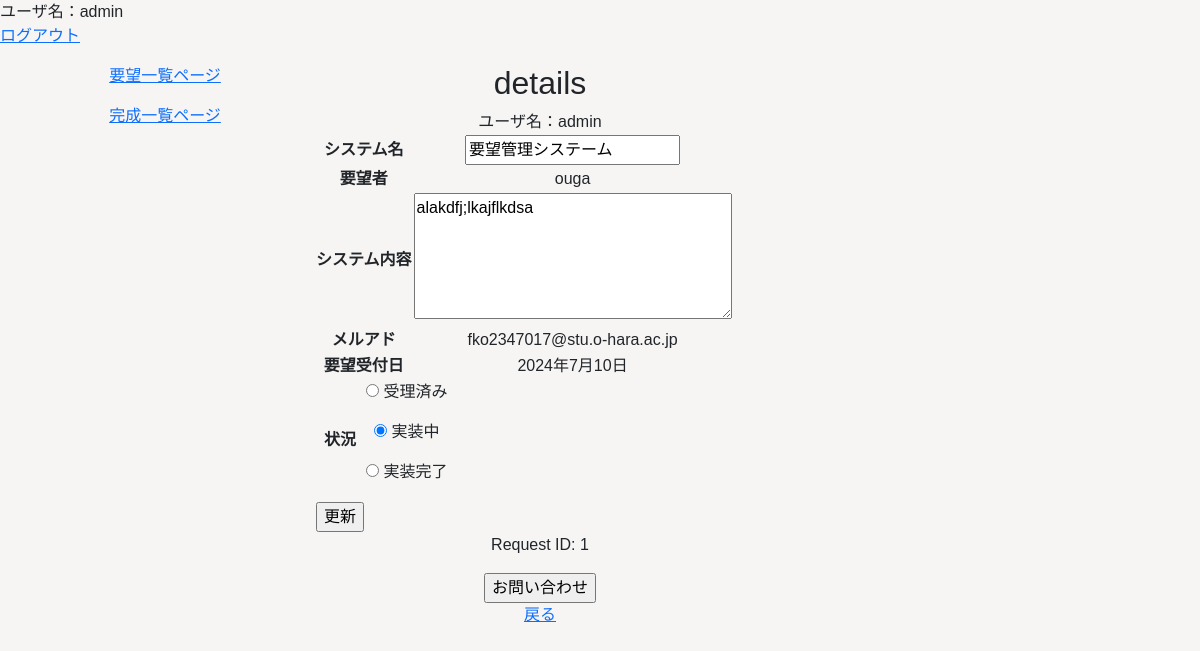
The page /detail/1 (signed in) on the database its author committed.
### User/models.py (models this page shows)
class CustomUser(AbstractUser):
    pass

### Management/models.py (models this page shows, shortened)
class Request(models.Model):
    request_id = models.AutoField(primary_key=True)
    name = models.CharField(max_length=100, null=False, blank=False)
    system_name = models.CharField(max_length=100, null=False, blank=False, default='default')
    system_overview = models.CharField(max_length=1000, null=False, blank=False, default='default')
    mail = models.EmailField(max_length=100, null=False, blank=False)
    date = models.DateField(auto_now_add=True, null=False, blank=False)
    status = models.IntegerField(default=0)

### Management/views.py (the view)
# urls.py: path("detail/<int:id>",views.detail, name="detail"),
@login_required
def detail(request,id):
    template = loader.get_template("Management/detail.html")
    data = Request.objects.get(request_id=id)
    context = {
        "data":data,
        "user":request.user,
    }
    return HttpResponse(template.render(context, request))

### Management/templates/Management/detail.html (shortened to what this page needs)
{% extends 'Management/base.html' %}
{% block contents %}
<body>
    <h2>details</h2>
    <div>
        ユーザ名：{{ user }}
    </div>
    <div>
        <form method="post" action="{% url 'Management:detail_update' data.request_id %}">
        <table>
            <tr>
                <th>
                    システム名
                </th>
                <td>
                    <input name="system_name" type="text" value="{{data.system_name}}">
                </td>
            </tr>
            <tr>
                <th>
                    要望者
                </th>
                <td>
                    {{data.name}}
                </td>
            </tr>
            <tr>
                <th>
                    システム内容
                </th>
                <td>
                    <textarea name="system_overview" cols="32" rows="5">{{data.system_overview}}</textarea>
                </td>
            </tr>
            <tr>
                <th>
                    メルアド
                </th>
                <td>
                    {{data.mail}}
                </td>
            </tr>
            <tr>
                <th>
                    要望受付日
                </th>
                <td>
                    {{data.date}}
                </td>
            </tr>
            <table>
            <tr>
                <th>
                    状況
                </th>
                <td>
                    <p><input type="radio" id="zero" name="status" value="0" {% if data.status == 0 %}checked{%endif%} />
                    <label for="zero">受理済み</label></p>
                    <p><input type="radio" id="one" name="status" value="1"  {% if data.status == 1 %}checked{%endif%} />
                    <label for="one">実装中</label></p>
                    <p><input type="radio" id="two" name="status" value="2"  {% if data.status == 2 %}checked{%endif%} />
                    <label for="two">実装完了</label></p>
                </td>
            </tr>
            <tr>
                <td><input type="submit" value="更新"></td>
            </tr>
            </table>
        </table>
        </form>
            <form  method="post" action="{% url 'inquiry:index' data.request_id %}">
                <p>Request ID: {{ data.request_id }}</p>
                <tr>
                    <th>
                        <input type="submit" value="お問い合わせ">
                    </th>
                </tr>
            </form>
        <a href="/">戻る</a>
    </div>
</body>
{% endblock %}

### Management/templates/Management/base.html (shortened to what this page needs)
<!DOCTYPE html>
<html lang="ja">
<head>
    {% load static %}
    <link href="https://cdn.jsdelivr.net/npm/bootstrap@5.3.0/dist/css/bootstrap.min.css" rel="stylesheet">
    <link rel="stylesheet" type="text/css" href="{% static 'css/style.css' %}">
</head>
<body>
    <nav>
        ユーザ名：{{ user }}
        <p><a href="/signout">ログアウト</a></p>
    </nav>
    <article>
        <div class="side">
            <p><a href="/">要望一覧ページ</a></p>
            <p><a href="/portfolio">完成一覧ページ</a></p>
        </div>
        <div class="content">
            {% block contents %}
            {% endblock %}
        </div>
    </article>
</body>
</html>

### static/css/style.css (style rules this page uses)
body { font-family:'Noto Sans JP',sans-serif; background-color:#f6f5f4; }
.side { width:300px; height:500px; text-align:center; margin-left:15px; }
.content { width:450px; height:300px; text-align:center; }
article { display:flex; }

### rows shown on the page
CustomUser: username "admin"
Request: system_name "要望管理システーム", name "ouga", system_overview "alakdfj;lkajflkdsa", mail "fko2347017@stu.o-hara.ac.jp", date "2024年7月10日", status "☐ 受理済み", status "☑ 実装中", status "☐ 実装完了", request_id "1"
